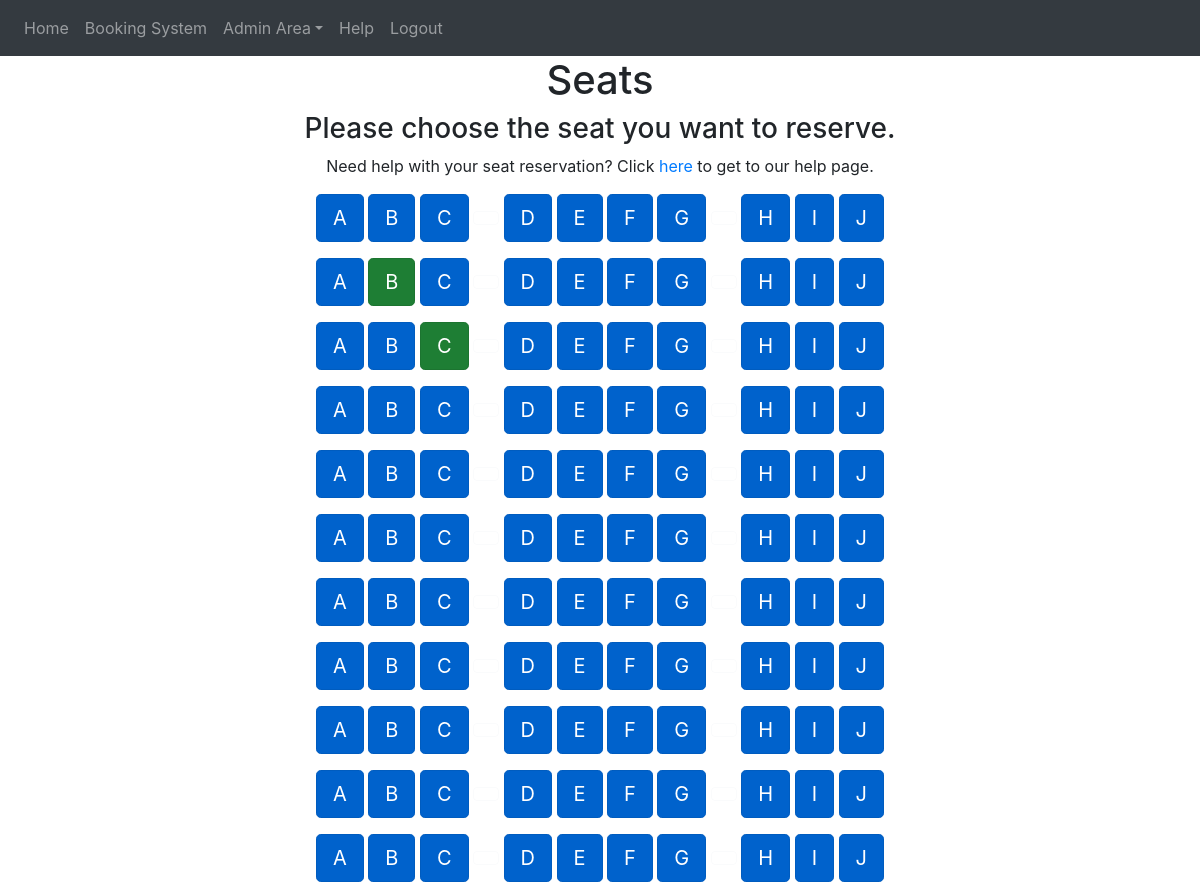
The app's page /flight/3 (signed in, upper part), older data.
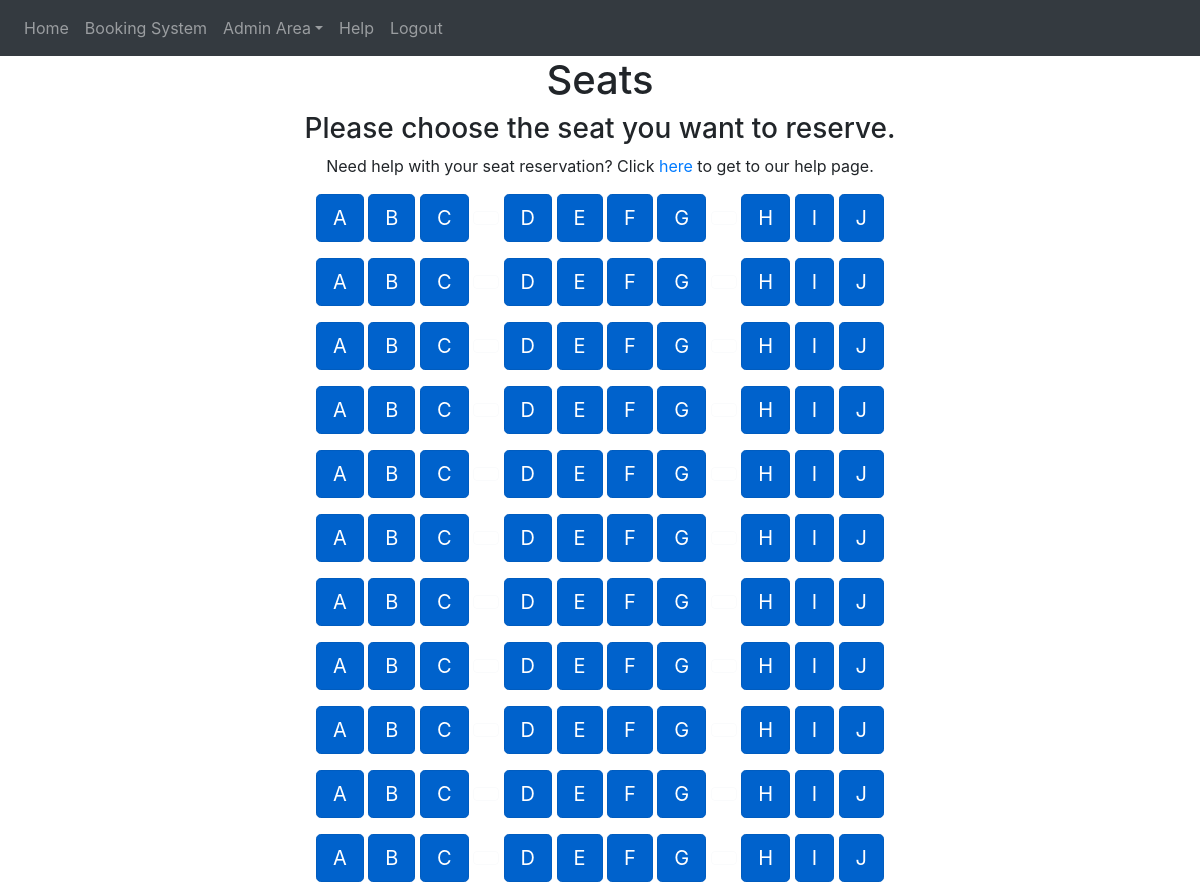
The same page, newer data.
### website/models.py (models this page shows)
class Seat(db.Model):
    id = db.Column(db.Integer, primary_key=True)
    flight = db.Column(db.String(10))
    seat_row = db.Column(db.String(5))
    seat_column = db.Column(db.String(5))
    seat_status = db.Column(db.String(10))
    seat_type = db.Column(db.String(10))
    seat_unique = db.Column(db.String(20), unique=True)
    user_id = db.Column(db.Integer, db.ForeignKey('user.id'))

### website/views.py (the view)
@views.route('/flight/<int:flights>', methods=['GET'])
@login_required
def flight(flights):
    seat_to_render = Seat.query.filter_by(flight=flights)
    row_number = Seat.query.filter_by(flight=flights, seat_column='A').all()
    list_of_rows = []
    for i in range(len(row_number)):
        row = Seat.query.filter_by(flight=flights, seat_row=i)
        list_of_rows.append(row)
    return render_template('seats.html', user=current_user, seat_to_render=seat_to_render, list_of_rows=list_of_rows)

### website/__init__.py (called while the page is built)
def create_app():
    from .views import views
    from .auth import auth
    from .admin import admins
    from .models import User, Seat
    app = Flask(__name__)
    app.config['SECRET_KEY'] = 'secret'
    app.config['SQLALCHEMY_DATABASE_URI'] = f'sqlite:///{DB_NAME}'
    app.config['FLASK_ADMIN_SWATCH'] = 'cerulean'
    app.register_blueprint(views, url_prefix='/')
    app.register_blueprint(auth, url_prefix='/')
    app.register_blueprint(admins, url_prefix='/admin-area')
    db.init_app(app)
    create_database(app)
    login_manager = LoginManager()
    login_manager.login_view = 'auth.login'
    login_manager.init_app(app)
    @login_manager.user_loader
    def load_user(id):
        return User.query.get(int(id))
    return app

### website/templates/seats.html (shortened to what this page needs)
{% extends "base.html" %} {% block title %}Seats{% endblock %}
{% block content%}
<form method="POST">
<h1 align="center">Seats</h1>
	<h3 align="center">Please choose the seat you want to reserve. </h3>
	<p align="center">Need help with your seat reservation? Click
	<a href="/help" class="link-primary">here </a>
	to get to our help page. </p>
	{% for element in list_of_rows %}
	<div class="container" align="center">
		{% for seat in element %}
		{% if seat.seat_type == 'Aisle_Left' %}
		{% if seat.seat_status == 'True' %}
		<a type="button" class="btn btn-primary btn-lg active" role="button" aria-pressed="true" data-toggle="modal" data-target="#ReserveModal{{seat.id}}" href="{{url_for('views.booking_seat', id=seat.id, flights=seat.flight)}}">{{seat.seat_column}}</a>
		<button type="button" class="btn btn-outline-light" disabled></button>
		{% elif seat.user_id == current_user.id%}
		<a type="button" class="btn btn-success btn-lg active" role="button" aria-pressed="true" data-toggle="modal" data-target="#CancelModal{{seat.id}}" href="{{url_for('views.cancel_seat', id=seat.id, flights=seat.flight)}}">{{seat.seat_column}}</a>
		<button type="button" class="btn btn-outline-light" disabled></button>
		{% elif seat.seat_status == 'False' %}
		<a type="button" class="btn btn-danger btn-lg active" role="button" aria-pressed="true">{{seat.seat_column}}</a>
		<button type="button" class="btn btn-outline-light" disabled></button>
		{% endif %}
		{% elif seat.seat_status == 'True' %}
		<a type="button" href="{{url_for('views.booking_seat', id=seat.id, flights=seat.flight)}}" class="btn btn-primary btn-lg active" role="button" aria-pressed="true" data-toggle="modal" data-target="#ReserveModal{{seat.id}}">{{seat.seat_column}}</a>
		{% elif seat.user_id == current_user.id%}
		<a type="button" class="btn btn-success btn-lg active" role="button" aria-pressed="true" data-toggle="modal" data-target="#CancelModal{{seat.id}}" href="{{url_for('views.cancel_seat', id=seat.id, flights=seat.flight)}}">{{seat.seat_column}}</a>
		{% elif seat.seat_status == 'False' %}
		<a type="button" class="btn btn-danger btn-lg active" role="button" aria-pressed="true">{{seat.seat_column}}</a>
		{% endif %}
		{% endfor %}
		</div>
		{% endfor %}
{% endblock %}

Row changes from the older to the newer data that the page shows:
changed Seat (number 12 of 110 on the later page): seat_status "False" → "True" (drawn)
changed Seat (number 23 of 110 on the later page): seat_status "False" → "True" (drawn)
Text that changed along with them:
list line gone: "B"
new list line: "B"
list line gone: "C"
new list line: "C"
